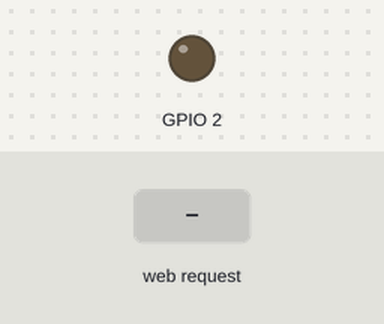
Simulated run of this sketch. Board: ESP8266 (NodeMCU). Shown: output pins drawn as LEDs (lit = HIGH). The inputs (shaded band) are chosen by the test bench. WiFi joins after 1.5 s; servers stay silent unless stated; what the sketch prints to the serial monitor is not drawn.

Above: at 2.7 s.
2.8 s: HTTP request GET /gpio/1 received
At 3.7 s:
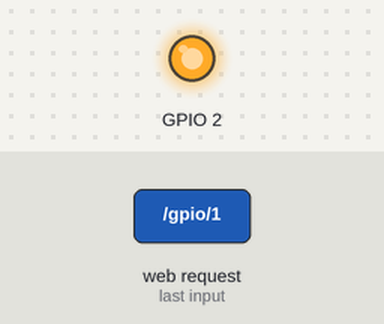
4.3 s: HTTP request GET /gpio/0 received
At 4.8 s:
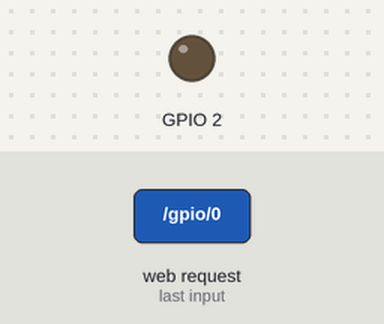
Timing chart, 0 to 7.3 s (numbered marks = the images above; inputs shaded):
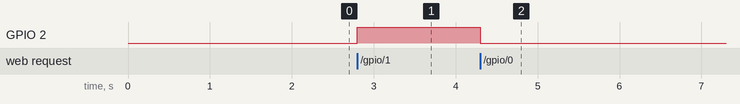

Measured:
- after the input at 2.8 s, GPIO 2: LOW → HIGH at once
- after the input at 4.3 s, GPIO 2: HIGH → LOW at once

The sketch:

BathroomMonitor.ino
```cpp
/*
 *  This sketch demonstrates how to set up a simple HTTP-like server.
 *  The server will set a GPIO pin depending on the request
 *    http://server_ip/gpio/0 will set the GPIO2 low,
 *    http://server_ip/gpio/1 will set the GPIO2 high
 *  server_ip is the IP address of the ESP8266 module, will be
 *  printed to Serial when the module is connected.
 */

#include <ESP8266WiFi.h>

const char* ssid = "appfigures";
const char* password = "polarbear";

// Create an instance of the server
// specify the port to listen on as an argument
WiFiServer server(730);

int pinSquare = 3;
int pinWindow = 4;

void setup() {
  Serial.begin(115200);
  delay(10);

  pinMode(pinSquare, INPUT);
  pinMode(pinWindow, INPUT);

  // prepare GPIO2
  pinMode(2, OUTPUT);
  digitalWrite(2, 0);

  // Connect to WiFi network
  Serial.println();
  Serial.println();
  Serial.print("Connecting to ");
  Serial.println(ssid);

  WiFi.mode(WIFI_STA);
  WiFi.begin(ssid, password);

  while (WiFi.status() != WL_CONNECTED) {
    delay(500);
    Serial.print(".");
  }
  Serial.println("");
  Serial.println("WiFi connected");

  // Start the server
  server.begin();
  Serial.println("Server started");

  // Print the IP address
  Serial.println(WiFi.localIP());
}

WiFiClient client;
void loop() {
  // Check if a client has connected
  client = server.available();

  while(client.connected()){
    while(client.available()){
      Serial.println("\nnew client");
      doStuff();
      return;
    }
  }


}

void doStuff(){
  // Read the first line of the request
  String req = client.readStringUntil('\r');
  Serial.println(req);
  client.flush();

  // Match the request
  int val;
  if (req.indexOf("/gpio/0") != -1)
    gpioRoute(0);
  else if (req.indexOf("/gpio/1") != -1)
    gpioRoute(1);
  else if(req.indexOf("/status") != -1){
    statusRoute();
  }
  else {
    Serial.println("invalid request");
    client.stop();
    return;
  }


  delay(1);
  Serial.println("Client disonnected");

  // The client will actually be disconnected
  // when the function returns and 'client' object is detroyed
}

void gpioRoute(int val){
  // Set GPIO2 according to the request
  digitalWrite(2, val);

  // Prepare the response
  String s = "HTTP/1.1 200 OK\r\nContent-Type: text/html\r\n\r\n<!DOCTYPE HTML>\r\n<html>\r\nGPIO is now ";
  s += (val)?"high":"low";
  s += "</html>\n";

  writeMessageToClient(s);
}

void statusRoute(){
  int valSquare = digitalRead(pinSquare);
  int valWindow = digitalRead(pinWindow);
  String s = "HTTP/1.1 200 OK\r\nContent-Type: text/html\r\n\r\n<!DOCTYPE HTML>\r\n<html>\r\n";
  s += "Square bathroom is ";
  s += (valSquare)?"<span id='square' value=1>Busy</span><br>":"<span id='square' value=0>Free</span><br>";
  s += "Window bathroom is ";
  s += (valWindow)?"<span id='window' value=1>Busy</span><br>":"<span id='window' value=0>Free</span><br>";
  s += "</html>\n";

  writeMessageToClient(s);
}

void writeMessageToClient(String s){
  client.flush();
  client.print(s);
}
```
